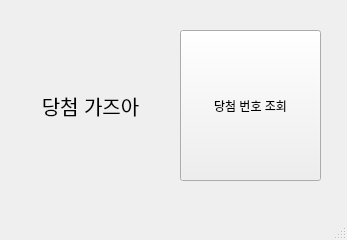
<?xml version="1.0" encoding="UTF-8"?>
<ui version="4.0">
 <class>MainWindow</class>
 <widget class="QMainWindow" name="MainWindow">
  <property name="geometry">
   <rect>
    <x>0</x>
    <y>0</y>
    <width>347</width>
    <height>240</height>
   </rect>
  </property>
  <property name="windowTitle">
   <string>MainWindow</string>
  </property>
  <widget class="QWidget" name="centralwidget">
   <widget class="QLabel" name="lbl">
    <property name="geometry">
     <rect>
      <x>20</x>
      <y>40</y>
      <width>141</width>
      <height>131</height>
     </rect>
    </property>
    <property name="font">
     <font>
      <pointsize>15</pointsize>
     </font>
    </property>
    <property name="text">
     <string>당첨 가즈아</string>
    </property>
    <property name="alignment">
     <set>Qt::AlignCenter</set>
    </property>
   </widget>
   <widget class="QPushButton" name="pb">
    <property name="geometry">
     <rect>
      <x>180</x>
      <y>30</y>
      <width>141</width>
      <height>151</height>
     </rect>
    </property>
    <property name="text">
     <string>당첨 번호 조회</string>
    </property>
   </widget>
  </widget>
  <widget class="QMenuBar" name="menubar">
   <property name="geometry">
    <rect>
     <x>0</x>
     <y>0</y>
     <width>347</width>
     <height>26</height>
    </rect>
   </property>
  </widget>
  <widget class="QStatusBar" name="statusbar"/>
 </widget>
 <resources/>
 <connections/>
</ui>
